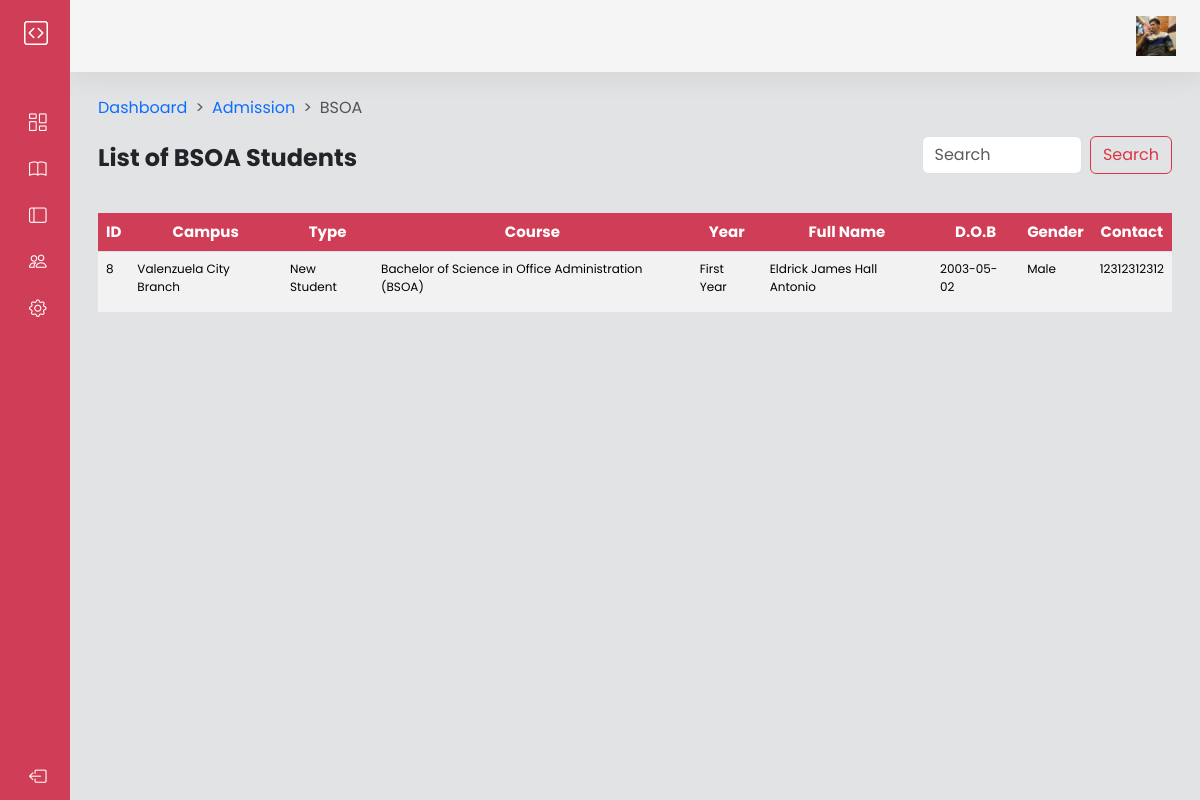
The page /ad-college-oa.php on the database its author committed.
### tables this page shows
CREATE TABLE `users` (
  `ID` int(11) NOT NULL,
  `username` varchar(255) NOT NULL,
  `password` varchar(255) NOT NULL,
  `img` varchar(255) NOT NULL
);

CREATE TABLE `bsoa` (
  `ID` int(11) NOT NULL,
  `Campus` varchar(255) NOT NULL,
  `Type` varchar(255) NOT NULL,
  `CourseStrand` varchar(255) NOT NULL,
  `Yeargrade` varchar(255) NOT NULL,
  `FirstName` varchar(255) NOT NULL,
  `MiddleName` varchar(255) NOT NULL,
  `LastName` varchar(255) NOT NULL,
  `DateofBirth` date NOT NULL,
  `Gender` varchar(255) NOT NULL,
  `Contact` bigint(20) NOT NULL,
  `EmailAddress` varchar(255) NOT NULL,
  `Address` varchar(255) NOT NULL
);

### ad-college-oa.php (the view, shortened to what this page needs)
<?php
include 'config.php';
$sql = "SELECT ID, img FROM users";
$result1 = $conn->query($sql);
?>
<!DOCTYPE html>
<html lang="en">
  <head>
    <link
      href="https://cdn.jsdelivr.net/npm/bootstrap@5.3.3/dist/css/bootstrap.min.css"
      rel="stylesheet"
    />
    <link
      rel="stylesheet"
      href="https://cdn.jsdelivr.net/npm/bootstrap-icons@1.11.3/font/bootstrap-icons.min.css"
    />
    <link rel="stylesheet" href="ad-college-oa.css" />
  </head>
  <body>
    <div class="wrapper">
      <aside id="sidebar">
        <div class="d-flex">
          <button id="toggle-btn" type="button">
            <i class="bi bi-code-square"></i>
          </button>
        </div>
        <ul class="sidebar-nav">
          <li class="sidebar-item">
            <a
              href="admin-dashboard.php"
              class="sidebar-link"
              data-bs-toggle="tooltip"
              data-bs-placement="right"
              title="Dashboard"
            >
              <i class="bi bi-columns-gap"></i>
            </a>
          </li>
          <li class="sidebar-item">
            <a
              href="#"
              class="sidebar-link has-dropdown collapsed"
              data-bs-toggle="collapse"
              data-bs-target="#news"
              aria-expanded="false"
              aria-controls="news"
              ><i class="bi bi-book"></i> <span>News</span></a
            >
          </li>
          <li class="sidebar-item">
            <a
              href="#"
              class="sidebar-link has-dropdown collapsed"
              data-bs-toggle="collapse"
              data-bs-target="#admission"
              aria-expanded="false"
              aria-controls="admission"
              ><i class="bi bi-layout-sidebar"></i> <span>Admission</span></a
            >
          </li>
          <li class="sidebar-item">
            <a href="instructors.php" class="sidebar-link">
              <i class="bi bi-people"></i>
            </a>
          </li>
          <li class="sidebar-item">
            <a href="settings.php" class="sidebar-link">
              <i class="bi bi-gear"></i>
            </a>
          </li>
        </ul>
        <div class="sidebar-footer">
          <a href="index.php" class="sidebar-link">
            <i class="bi bi-box-arrow-left"></i>
          </a>
        </div>
      </aside>
      <div class="main bg-secondary-subtle">
        <nav class="navbar navbar-expand px-4 py-3">
          <div class="navbar-collapse collapse">
            <ul class="navbar-nav ms-auto">
              <li class="nav-item dropdown">
                <a href="#" class="nav-icon pe-md-0" data-bs-toggle="dropdown">
                <?php
                  if ($result1->num_rows > 0) {
                      while ($row = $result1->fetch_assoc()) {
                          echo '<img src="images/' . $row["img"] . '"  class="avatar img-fluid" alt="" />';
                      }
                  } else {
                      echo "0 results";
                  }
                  ?>
                </a>
              </li>
            </ul>
          </div>
        </nav>
        <main class="content px-3 py-4">
          <div class="container-fluid">
            <div class="mb-3">
              <nav style="--bs-breadcrumb-divider: '>'" aria-label="breadcrumb">
                <nav aria-label="breadcrumb">
                  <ol class="breadcrumb">
                    <li class="breadcrumb-item">
                      <a href="admin-dashboard.php">Dashboard</a>
                    </li>
                    <li class="breadcrumb-item"><a href="#">Admission</a></li>
                    <li class="breadcrumb-item active" aria-current="page">
                      BSOA
                    </li>
                  </ol>
                </nav>
              </nav>
              <div class="row">
                <div class="col-lg-9 col-md-6">
                  <h3 class="fw-bold fs-4 my-2">List of BSOA Students</h3>
                </div>
                <div class="col-lg-3 col-md-6">
                  <form class="d-flex" role="search" method = "GET">
                    <input
                      class="form-control me-2"
                      type="search"
                      placeholder="Search"
                      name = "search"
                      aria-label="Search"
                    />
                    <button class="btn btn-outline-danger" type="submit">
                      Search
                    </button>
                  </form>
                </div>
              </div>
              <div class="row mt-4">
                <div class="col-lg-12 mt-2">
                  <table class="table table-striped">
                    <thead>
                      <tr class="highlight fs-6" style="overflow: auto" id="style-1">
                      <th scope="col">ID</th>
                        <th scope="col">Campus</th>
                        <th scope="col">Type</th>
                        <th scope="col">Course</th>
                        <th scope="col">Year</th>
                        <th scope="col">Full Name</th>
                        <th scope="col">D.O.B</th>
                        <th scope="col">Gender</th>
                        <th scope="col">Contact</th>
                      </tr>
                    </thead>
                    <tbody class="tbody">
                    <?php
    $query = "SELECT * FROM bsoa";
    $result = $conn->query($query);
    if ($result->num_rows > 0) {
        while ($row = $result->fetch_assoc()) {
            $fullName = $row['FirstName'] . ' ' . $row['MiddleName'] . ' ' . $row['LastName'];
            echo '
            <tr>
                <td>' . $row['ID'] . '</td>
                <td>' . $row['Campus'] . '</td>
                <td>' . $row['Type'] . '</td>
                <td>' . $row['CourseStrand'] . '</td>
                <td>' . $row['Yeargrade'] . '</td>
                <td>' . $fullName . '</td>
                <td>' . $row['DateofBirth'] . '</td>
                <td>' . $row['Gender'] . '</td>
                <td>' . $row['Contact'] . '</td>
            </tr>
            ';
        }
    } else {
        echo '<tr><td colspan="10">No results found</td></tr>';
    }
?>
                    </tbody>
                  </table>
                </div>
              </div>
            </div>
          </div>
        </main>
      </div>
    </div>
  </body>
</html>

### ad-college-oa.css (style rules this page uses)
a { text-decoration: none; }
li { list-style: none; }
body { font-family: "Poppins", sans-serif; }
.wrapper { display: flex; }
.main { display: flex; flex-direction: column; min-height: 100vh; width: 100%; overflow: hidden; transition: all 0.35s ease-in-out; background-color: #fff; min-width: 0; }
#sidebar { width: 70px; min-width: 70px; z-index: 1000; transition: all 0.25s ease-in-out; background-color: #d03d56; display: flex; flex-direction: column; }
#toggle-btn { background-color: transparent; cursor: pointer; border: 0; padding: 1rem 1.5rem; }
#toggle-btn i { font-size: 1.5rem; color: #fff; }
.sidebar-nav { padding: 2rem 0; flex: 1 1 auto; }
a.sidebar-link { padding: 0.625rem 1.625rem; color: #fff; display: block; font-size: 0.9rem; white-space: nowrap; border-left: 3px solid transparent; }
.sidebar-link i, .dropdown-item i { font-size: 1.1rem; margin-right: 0.75rem; }
.sidebar-item { position: relative; }
.navbar { background-color: #f5f5f5; box-shadow: 0 0 2rem rgba(33, 37, 41, 0.1); }
.navbar-expand .navbar-collapse { min-width: 150px; }
.avatar { height: 40px; width: 40px; }
tr.highlight th { font-size: 12px; background-color: #d03d56; color: #fff; }
.tbody { font-size: 12px; }
.content { flex: 1 1 auto; }
.table { height: 100px; width: 100%; }
.table th { text-align: center; font-size: 15px !important; }

### rows shown on the page
users: img (picture)
bsoa: ID "8", Campus "Valenzuela City Branch", Type "New Student", CourseStrand "Bachelor of Science in Office Administration (BSOA)", Yeargrade "First Year", fullName "Eldrick James Hall Antonio", DateofBirth "2003-05-02", Gender "Male", Contact "12312312312"
